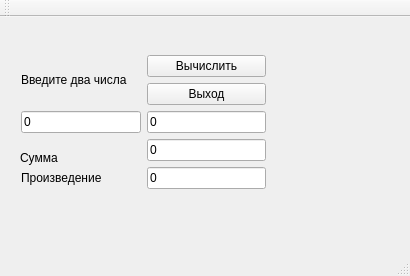
<?xml version="1.0" encoding="UTF-8"?>
<ui version="4.0">
 <class>MainWindow</class>
 <widget class="QMainWindow" name="MainWindow">
  <property name="geometry">
   <rect>
    <x>0</x>
    <y>0</y>
    <width>410</width>
    <height>276</height>
   </rect>
  </property>
  <property name="windowTitle">
   <string>MainWindow</string>
  </property>
  <widget class="QWidget" name="centralWidget">
   <widget class="QLabel" name="label">
    <property name="geometry">
     <rect>
      <x>20</x>
      <y>110</y>
      <width>111</width>
      <height>61</height>
     </rect>
    </property>
    <property name="text">
     <string>Сумма</string>
    </property>
   </widget>
   <widget class="QWidget" name="verticalLayoutWidget_3">
    <property name="geometry">
     <rect>
      <x>10</x>
      <y>0</y>
      <width>267</width>
      <height>211</height>
     </rect>
    </property>
    <layout class="QVBoxLayout" name="verticalLayout_3">
     <item>
      <layout class="QHBoxLayout" name="horizontalLayout">
       <item>
        <layout class="QGridLayout" name="gridLayout">
         <item row="1" column="0">
          <widget class="QLineEdit" name="val1">
           <property name="text">
            <string>0</string>
           </property>
           <property name="maxLength">
            <number>10</number>
           </property>
          </widget>
         </item>
         <item row="2" column="1">
          <layout class="QVBoxLayout" name="verticalLayout_2">
           <item>
            <widget class="QLineEdit" name="lineEdit_3">
             <property name="text">
              <string>0</string>
             </property>
             <property name="readOnly">
              <bool>true</bool>
             </property>
            </widget>
           </item>
          </layout>
         </item>
         <item row="0" column="1">
          <layout class="QVBoxLayout" name="verticalLayout">
           <item>
            <widget class="QPushButton" name="pushButton">
             <property name="text">
              <string>Вычислить</string>
             </property>
            </widget>
           </item>
           <item>
            <widget class="QPushButton" name="pushButton_2">
             <property name="text">
              <string>Выход</string>
             </property>
            </widget>
           </item>
          </layout>
         </item>
         <item row="1" column="1">
          <widget class="QLineEdit" name="val2">
           <property name="text">
            <string>0</string>
           </property>
           <property name="maxLength">
            <number>10</number>
           </property>
          </widget>
         </item>
         <item row="0" column="0">
          <widget class="QLabel" name="label_2">
           <property name="text">
            <string>Введите два числа</string>
           </property>
          </widget>
         </item>
         <item row="3" column="1">
          <widget class="QLineEdit" name="lineEdit_4">
           <property name="text">
            <string>0</string>
           </property>
           <property name="readOnly">
            <bool>true</bool>
           </property>
          </widget>
         </item>
         <item row="3" column="0">
          <widget class="QLabel" name="label_3">
           <property name="text">
            <string>Произведение</string>
           </property>
          </widget>
         </item>
        </layout>
       </item>
      </layout>
     </item>
    </layout>
   </widget>
  </widget>
  <widget class="QMenuBar" name="menuBar">
   <property name="geometry">
    <rect>
     <x>0</x>
     <y>0</y>
     <width>410</width>
     <height>25</height>
    </rect>
   </property>
  </widget>
  <widget class="QToolBar" name="mainToolBar">
   <attribute name="toolBarArea">
    <enum>TopToolBarArea</enum>
   </attribute>
   <attribute name="toolBarBreak">
    <bool>false</bool>
   </attribute>
  </widget>
  <widget class="QStatusBar" name="statusBar"/>
 </widget>
 <layoutdefault spacing="6" margin="11"/>
 <tabstops>
  <tabstop>val1</tabstop>
  <tabstop>val2</tabstop>
  <tabstop>pushButton</tabstop>
  <tabstop>lineEdit_3</tabstop>
  <tabstop>lineEdit_4</tabstop>
  <tabstop>pushButton_2</tabstop>
 </tabstops>
 <resources/>
 <connections/>
</ui>
